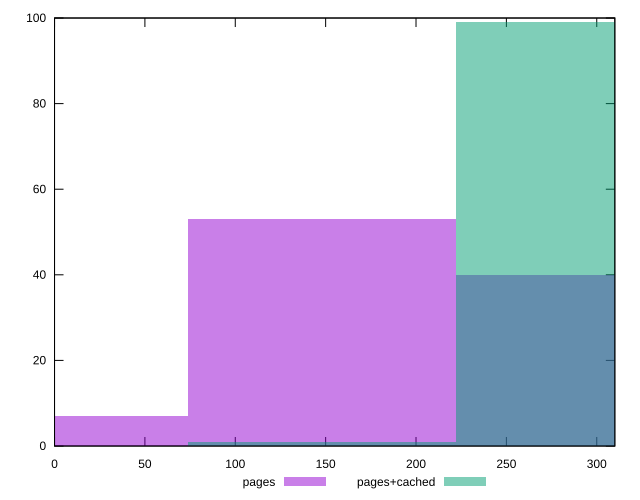

This figure's gnuplot source:
reset

$pages <<EOF
0 7
296.4629939342746 40
148.2314969671373 53
EOF

$pagesCached <<EOF
148.2314969671373 1
296.4629939342746 99
EOF

set key outside below
set boxwidth 148.2314969671373
set xrange [0:310]
set yrange [0:100]
set trange [0:100]
set style fill transparent solid 0.5 noborder
set terminal svg size 640, 500 enhanced background rgb 'white'
set output "report_00009_2021-02-08T22-37-41.559Z/uses-optimized-images/comparison/histogram/0_vs_1.svg"

plot $pages title "pages" with boxes, \
     $pagesCached title "pages+cached" with boxes

reset
